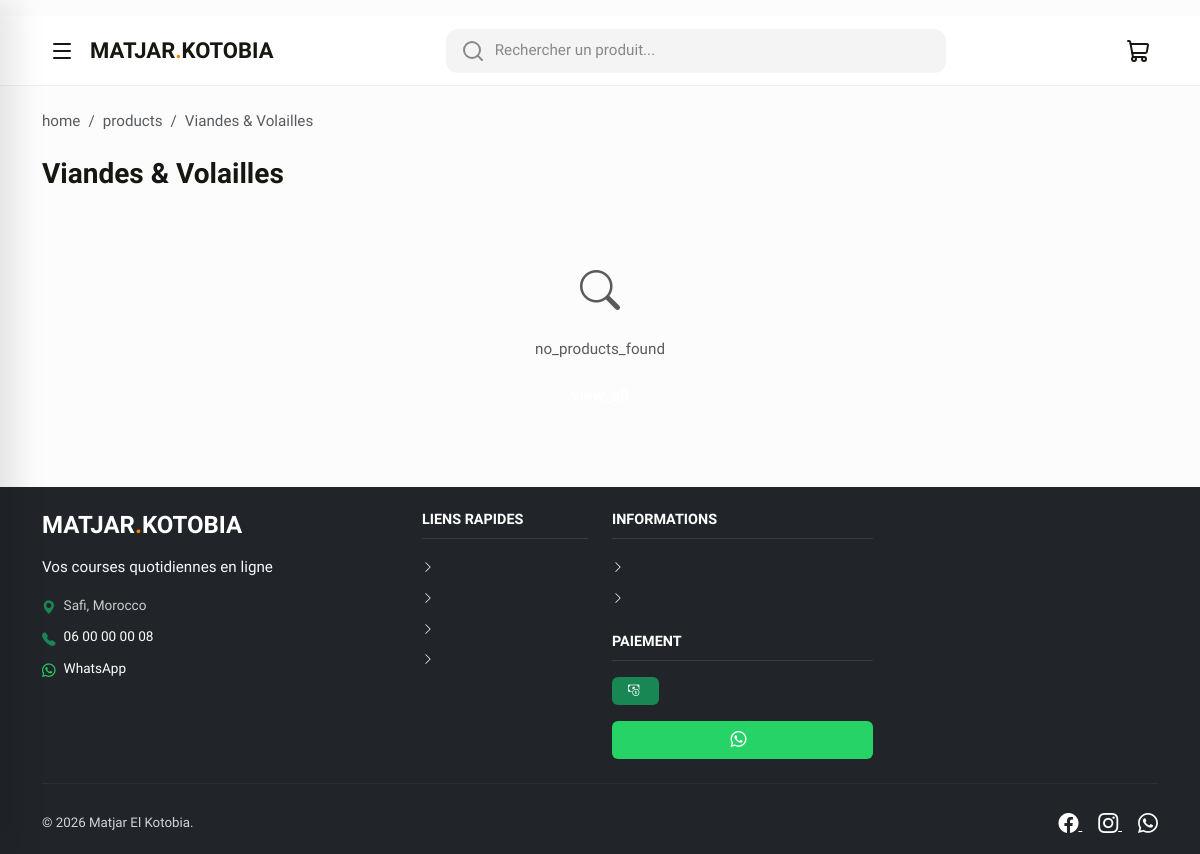
The page /pages/category.php?slug=viandes-volailles on the database its author committed.
### tables this page shows
CREATE TABLE IF NOT EXISTS `hri_category` (
    `category_id`               INT UNSIGNED    NOT NULL AUTO_INCREMENT,
    `category_name_fr`          VARCHAR(100)    NOT NULL                 COMMENT 'Category name in French',
    `category_name_ar`          VARCHAR(100)    NOT NULL                 COMMENT 'Category name in Arabic',
    `category_slug`             VARCHAR(120)    NOT NULL                 COMMENT 'URL-safe slug (e.g. fruits-legumes)',
    `category_icon`             VARCHAR(100)             DEFAULT NULL    COMMENT 'Bootstrap Icon class or filename',
    `category_image`            VARCHAR(255)             DEFAULT NULL    COMMENT 'Category image filename (assets/images/categories/)',
    `category_description_fr`   TEXT                     DEFAULT NULL    COMMENT 'Optional description in French',
    `category_description_ar`   TEXT                     DEFAULT NULL    COMMENT 'Optional description in Arabic',
    `category_display_order`    INT             NOT NULL DEFAULT 0       COMMENT 'Sort order for nav/listing display',
    `category_is_active`        TINYINT(1)      NOT NULL DEFAULT 1       COMMENT '1=visible, 0=hidden',
    `category_created_at`       DATETIME        NOT NULL DEFAULT CURRENT_TIMESTAMP,
    `category_updated_at`       DATETIME        NOT NULL DEFAULT CURRENT_TIMESTAMP
                                                         ON UPDATE CURRENT_TIMESTAMP,

     
    PRIMARY KEY (`category_id`),
    UNIQUE KEY `uq_category_slug` (`category_slug`),

     
    INDEX `idx_category_slug`         (`category_slug`),
    INDEX `idx_category_active_order` (`category_is_active`, `category_display_order`)

);

CREATE TABLE IF NOT EXISTS `hri_settings` (
    `setting_id`            INT UNSIGNED    NOT NULL AUTO_INCREMENT,
    `setting_key`           VARCHAR(100)    NOT NULL                 COMMENT 'Machine-readable key (permanent)',
    `setting_value`         TEXT                     DEFAULT NULL    COMMENT 'Stored value',
    `setting_type`          ENUM('text','number','boolean','json')
                                            NOT NULL DEFAULT 'text'  COMMENT 'Value type for validation',
    `setting_group`         VARCHAR(50)     NOT NULL DEFAULT 'general'
                                                                     COMMENT 'Grouping for admin UI',
    `setting_label_fr`      VARCHAR(150)             DEFAULT NULL    COMMENT 'Human-readable label (FR)',
    `setting_label_ar`      VARCHAR(150)             DEFAULT NULL    COMMENT 'Human-readable label (AR)',
    `setting_updated_at`    DATETIME        NOT NULL DEFAULT CURRENT_TIMESTAMP
                                                     ON UPDATE CURRENT_TIMESTAMP,

     
    PRIMARY KEY (`setting_id`),
    UNIQUE KEY `uq_setting_key` (`setting_key`),

     
    INDEX `idx_setting_key`   (`setting_key`),
    INDEX `idx_setting_group` (`setting_group`)

);

### includes/functions.php (called while the page is built, shortened)
<?php
function execute_query(string $sql, array $params = []): PDOStatement
{
    global $db_connection;
    $stmt = $db_connection->prepare($sql);
    $stmt->execute($params);
    return $stmt;
}
function fetch_one(string $sql, array $params = []): ?array
{
    $stmt = execute_query($sql, $params);
    $result = $stmt->fetch();
    return $result ?: null;
}
function get_category_by_slug(string $category_slug): ?array
{
    return fetch_one(
        "SELECT * FROM hri_category WHERE category_slug = :slug AND category_is_active = 1",
        [':slug' => $category_slug]
    );
}
function get_setting(string $setting_key): ?string
{
    $row = fetch_one(
        "SELECT setting_value FROM hri_settings WHERE setting_key = :key",
        [':key' => $setting_key]
    );
    return $row ? $row['setting_value'] : null;
}
function get_category_name(array $category_data): string
{
    global $current_language;
    $field = ($current_language === 'ar') ? 'category_name_ar' : 'category_name_fr';
    return $category_data[$field] ?? $category_data['category_name_fr'];
}
function translate(string $key): string
{
    global $lang;
    return $lang[$key] ?? $key;
}

### includes/language_handler.php (called while the page is built, shortened)
<?php
$current_language = DEFAULT_LANGUAGE;
$is_rtl         = ($current_language === 'ar');

### pages/category.php (the view, shortened to what this page needs)
<?php
global $current_language, $is_rtl, $lang;
$slug = $_GET['slug'] ?? '';
$category = get_category_by_slug($slug);
$category_id = (int)$category['category_id'];
$current_page = isset($_GET['page']) ? (int)$_GET['page'] : 1;
$product_list = get_products_by_category($category_id, $current_page);
$category_name = get_category_name($category);
require_once __DIR__ . '/../includes/header.php';
?>
<div class="container py-4">
    <nav aria-label="breadcrumb">
        <ol class="breadcrumb mb-4">
            <li class="breadcrumb-item"><a href="<?= SITE_URL ?>/index.php" class="text-decoration-none text-muted"><?= translate('home') ?></a></li>
            <li class="breadcrumb-item"><a href="<?= SITE_URL ?>/pages/products.php" class="text-decoration-none text-muted"><?= translate('products') ?></a></li>
            <li class="breadcrumb-item active" aria-current="page"><?= htmlspecialchars($category_name) ?></li>
        </ol>
    </nav>
    <div class="d-flex justify-content-between align-items-center mb-4">
        <h1 class="h3 fw-bold mb-0">
            <?= htmlspecialchars($category_name) ?>
        </h1>
    </div>
    <?php if (empty($product_list)): ?>
        <div class="text-center py-5">
            <i class="bi bi-search fs-1 text-muted mb-3 d-block"></i>
            <p class="text-muted"><?= translate('no_products_found') ?></p>
            <a href="<?= SITE_URL ?>/pages/products.php" class="btn hri-btn-orange text-white fw-bold">
            </a>
        </div>
    <?php endif; ?>
</div>
<?php
require_once __DIR__ . '/../includes/footer.php';
?>

### includes/footer.php (shortened to what this page needs)
<?php
global $current_language, $is_rtl, $lang, $category_list;
$store_name = ($current_language === 'ar') ? SITE_NAME_AR : SITE_NAME_FR;
$db_whatsapp = get_setting('store_whatsapp');
$store_phone = !empty($db_whatsapp) ? $db_whatsapp : STORE_WHATSAPP_NUMBER;
$db_phone = get_setting('store_phone');
$store_phone_display = !empty($db_phone) ? $db_phone : STORE_PHONE_DISPLAY;
$db_address = get_setting('store_address');
$store_address = !empty($db_address) ? $db_address : (DEFAULT_CITY . ', ' . DEFAULT_COUNTRY);
$current_year = date('Y');
?>
    <footer class="footer bg-dark text-white pt-4 pb-3">
        <div class="container">
            <div class="row g-4">
                <div class="col-lg-4 col-md-6">
                    <div class="footer-brand mb-3">
                        <h5 class="fw-bold"><a href="<?php echo SITE_URL; ?>/index.php" class="logo" style="color: white; font-size: 1.5rem;">
                    MATJAR<span>.</span>KOTOBIA
                </a></h5>
                    </div>
                    <p class="text-light mb-3">
                        <?php echo ($current_language === 'ar') ? SITE_TAGLINE_AR : SITE_TAGLINE_FR; ?>
                    </p>
                    <ul class="list-unstyled footer-contact">
                        <li class="mb-2">
                            <i class="bi bi-geo-alt-fill me-2 text-success"></i>
                            <span><?php echo htmlspecialchars($store_address); ?></span>
                        </li>
                        <li class="mb-2">
                            <i class="bi bi-telephone-fill me-2 text-success"></i>
                            <a href="tel:<?php echo preg_replace('/[^0-9+]/', '', $store_phone_display); ?>" class="text-white text-decoration-none">
                                <?php echo htmlspecialchars($store_phone_display); ?>
                            </a>
                        </li>
                        <li class="mb-2">
                            <i class="bi bi-whatsapp me-2" style="color: var(--color-whatsapp);"></i>
                            <a href="https://wa.me/<?php echo preg_replace('/[^0-9]/', '', $store_phone); ?>" class="text-white text-decoration-none" target="_blank" rel="noopener">
                                WhatsApp
                            </a>
                        </li>
                    </ul>
                </div>
                <div class="col-lg-2 col-md-6">
                    <h6 class="text-uppercase fw-bold mb-3"><?php echo $lang['quick_links'] ?? ($is_rtl ? 'روابط سريعة' : 'Liens Rapides'); ?></h6>
                    <ul class="list-unstyled footer-links">
                        <li class="mb-2">
                            <a href="<?php echo SITE_URL; ?>/index.php" class="text-light text-decoration-none">
                                <i class="bi bi-chevron-right me-1 small"></i>
                            </a>
                        </li>
                        <li class="mb-2">
                            <a href="<?php echo SITE_URL; ?>/pages/products.php" class="text-light text-decoration-none">
                                <i class="bi bi-chevron-right me-1 small"></i>
                            </a>
                        </li>
                        <li class="mb-2">
                            <a href="<?php echo SITE_URL; ?>/pages/cart.php" class="text-light text-decoration-none">
                                <i class="bi bi-chevron-right me-1 small"></i>
                            </a>
                        </li>
                        <li class="mb-2">
                            <a href="<?php echo SITE_URL; ?>/pages/profile.php" class="text-light text-decoration-none">
                                <i class="bi bi-chevron-right me-1 small"></i>
                            </a>
                        </li>
                    </ul>
                </div>
                <div class="col-lg-3 col-md-6">
                    <h6 class="text-uppercase fw-bold mb-3"><?php echo $is_rtl ? 'معلومات' : 'Informations'; ?></h6>
                    <ul class="list-unstyled footer-links mb-4">
                        <li class="mb-2">
                            <a href="<?php echo SITE_URL; ?>/pages/about.php" class="text-light text-decoration-none">
                                <i class="bi bi-chevron-right me-1 small"></i>
                            </a>
                        </li>
                        <li class="mb-2">
                            <a href="<?php echo SITE_URL; ?>/pages/contact.php" class="text-light text-decoration-none">
                                <i class="bi bi-chevron-right me-1 small"></i>
                            </a>
                        </li>
                    </ul>
                    <h6 class="text-uppercase fw-bold mb-3"><?php echo $is_rtl ? 'طريقة الدفع' : 'Paiement'; ?></h6>
                    <div class="d-flex align-items-center gap-2 mb-3">
                        <span class="badge bg-success py-2 px-3">
                            <i class="bi bi-cash-coin me-1"></i>
                        </span>
                    </div>
                    <a href="https://wa.me/<?php echo preg_replace('/[^0-9]/', '', $store_phone); ?>?text=<?php echo urlencode('Bonjour, je voudrais commander...'); ?>"
                       class="btn w-100"
                       style="background-color: var(--color-whatsapp); color: white;"
                       target="_blank"
                       rel="noopener">
                        <i class="bi bi-whatsapp me-2"></i>
                    </a>
                </div>
            </div>
            <hr class="my-4" style="border-color: rgba(255,255,255,0.2);">
            <div class="row align-items-center">
                <div class="col-md-6 text-center text-md-start mb-3 mb-md-0">
                    <p class="mb-0 small" style="opacity: 0.8;">
                        &copy; <?php echo $current_year; ?> <?php echo htmlspecialchars($store_name); ?>.
                    </p>
                </div>
                <div class="col-md-6 text-center text-md-end">
                    <div class="social-links">
                        <a href="#" class="text-white me-3" title="Facebook" aria-label="Facebook">
                            <i class="bi bi-facebook fs-5"></i>
                        </a>
                        <a href="#" class="text-white me-3" title="Instagram" aria-label="Instagram">
                            <i class="bi bi-instagram fs-5"></i>
                        </a>
                        <a href="https://wa.me/<?php echo preg_replace('/[^0-9]/', '', $store_phone); ?>" class="text-white" title="WhatsApp" aria-label="WhatsApp" target="_blank" rel="noopener">
                            <i class="bi bi-whatsapp fs-5"></i>
                        </a>
                    </div>
                </div>
            </div>
        </div>
    </footer>
</body>
</html>

### assets/css/style.css (style rules this page uses)
:root { --carbon-black: #171711; --alice-blue: #eaf6ff; --princeton-orange: #ff8200; --medium-jungle: #089b43; --deep-crimson: #90141e; --white: #ffffff; --gray-light: #fcfcfc; --header-h: 70px; --color-primary : var(--medium-jungle); --color-primary-dark : #067a35; --color-primary-light : var(--alice-blue); --color-accent-orange : var(--princeton-orange); --color-accent-red : var(--deep-crimson); --color-text-dark : var(--carbon-black); --color-whatsapp : #25D366; --color-white : #FFFFFF; --color-gray-light : #F5F5F5; --color-gray-medium : #9E9E9E; }
body { margin: 0; font-family: 'Plus Jakarta Sans', sans-serif; background-color: var(--gray-light); color: var(--carbon-black); -webkit-tap-highlight-color: transparent; font-size: 0.95rem; overflow-x: hidden; }
.logo { font-weight: 800; font-size: 22px; text-decoration: none; color: var(--carbon-black); display: flex; align-items: center; }
.logo span { color: var(--princeton-orange); }
.footer-links { list-style: none; padding: 0; margin: 0; }
.footer-links a { color: #ccc; text-decoration: none; transition: 0.2s; font-size: 0.85rem; }
.footer h6 { color: var(--white); font-weight: 700; font-size: 0.9rem; border-bottom: 1px solid rgba(255,255,255,0.1); padding-bottom: 10px; }
.footer-contact li { display: flex; align-items: flex-start; margin-bottom: 10px; font-size: 0.85rem; color: #ccc; }
.footer-contact i { margin-top: 3px; }

### rows shown on the page
hri_category: category_name_fr "Viandes & Volailles"
hri_settings: setting_value "Safi, Morocco"

### other values the page prints
translate('home') "home"
translate('products') "products"
translate('no_products_found') "no_products_found"
SITE_TAGLINE_FR "Vos courses quotidiennes en ligne"
$store_phone_display "06 00 00 00 08"
$lang['quick_links'] "LIENS RAPIDES"
$store_name "Matjar El Kotobia"
